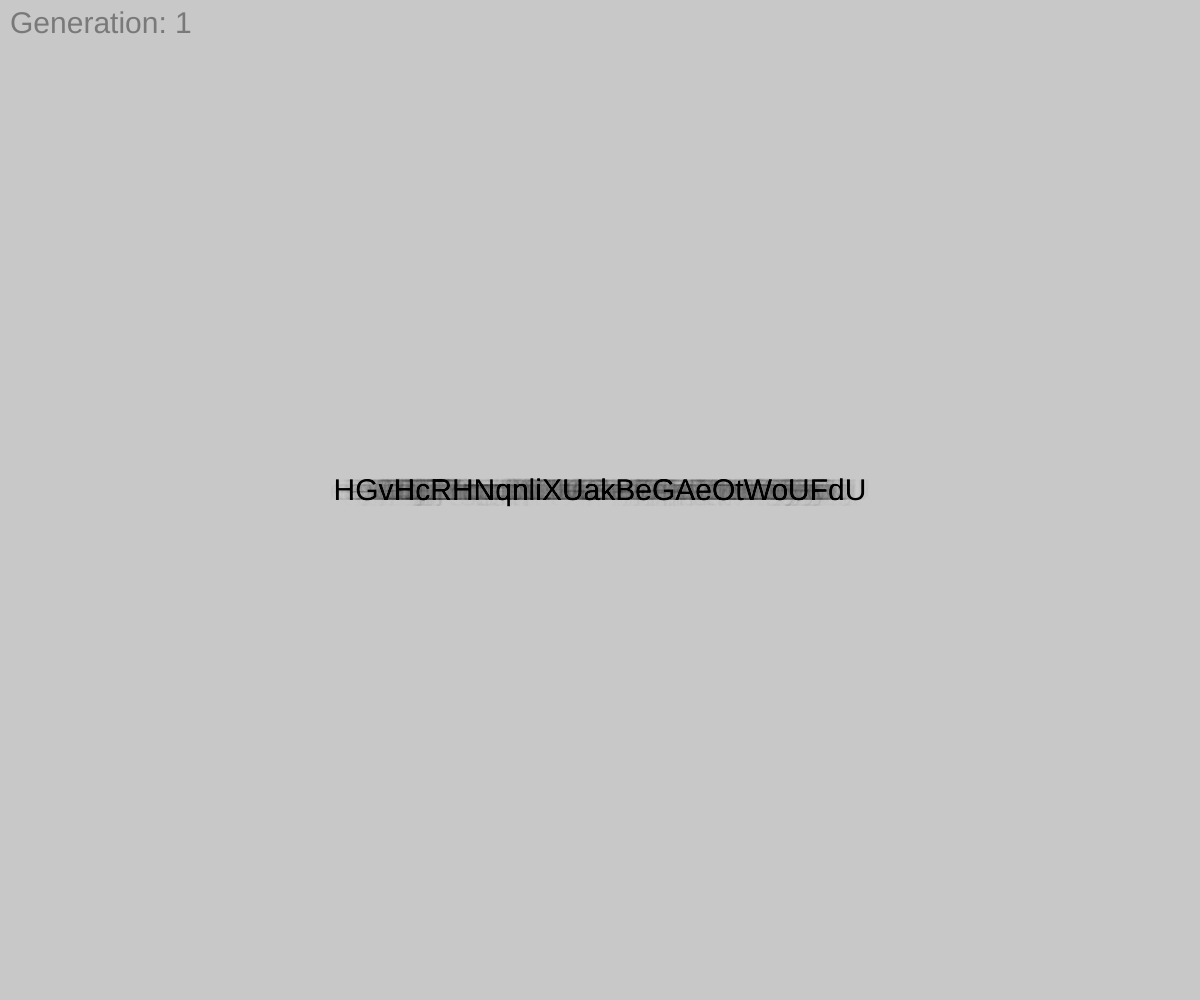
Frame 1 (no input)
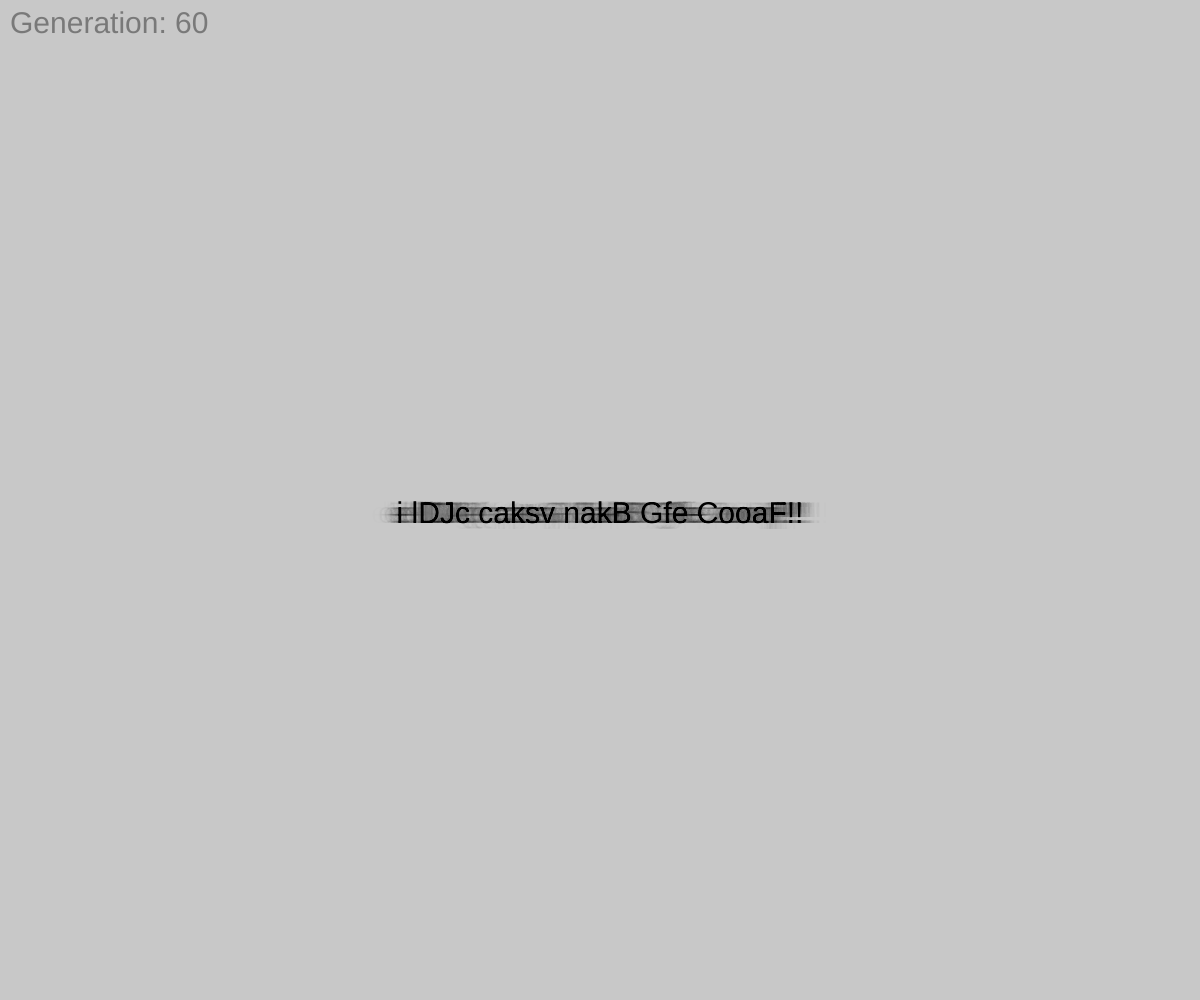
Frame 60 (no input)
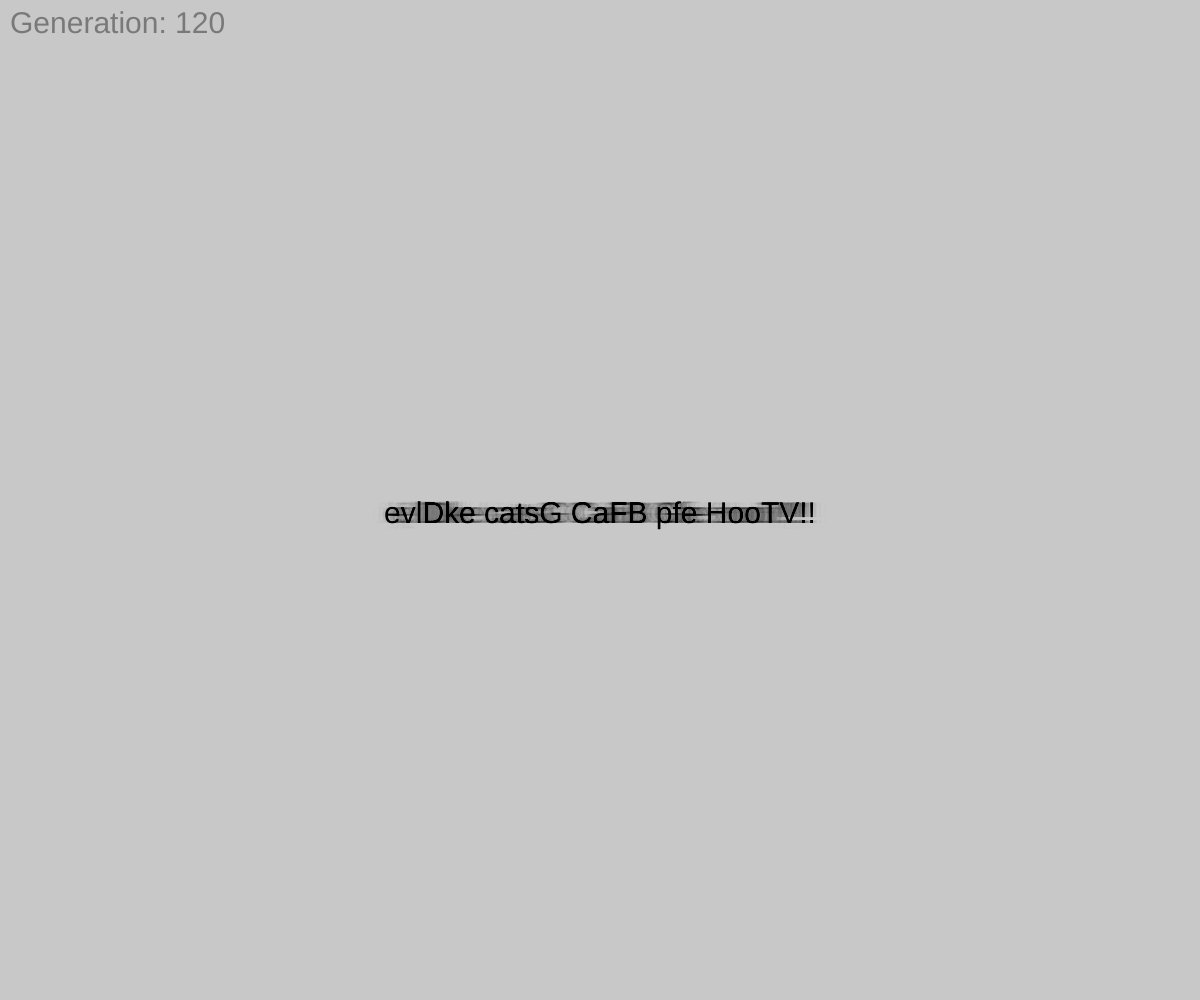
Frame 120 (the mouse pressed at the canvas centre since frame 60)

The p5.js sketch that drew these frames (run headless with seeded random() and noise() and a simulated clock; from frame 60 on, the mouse is pressed at the canvas centre):

// p5.js sketch
// ── sketch.js
var population;
var targetString = "I like cats. Cats are cool!!!";
var possibleCharacters = "ABCDEFGHIJKLMNOPQRSTUVWXYZabcdefghijklmnopqrstuvwxyz.! ";

function setup() {
    createCanvas(windowWidth, windowHeight);

    population = new Population();
    population.start();

    textSize(30);
}

function windowResized() {
    resizeCanvas(windowWidth, windowHeight);
}

String.prototype.replaceCharAt = function (index, char) {
    return this.substr(0, index) + char + this.substr(index + 1);
}

function draw() {
    population.update();

    if (population.getIsDone()) {
        population.mutationProbability = 0.001;
        population.isDone = true;
    }

    background(200);
    population.draw();
}
// ── Organism.js
function Organism() {
    this.string = "";
    this.fitness = 0;
    this.collectedFitness = 0;

    this.calculateFitness = function () {
        var numberOfCorrectCharacters = 0;
        for (var a = 0; a < targetString.length; a++) {
            if (this.string.charAt(a) === targetString.charAt(a)) {
                numberOfCorrectCharacters += 1;
            }
        }

        this.fitness = pow(numberOfCorrectCharacters / targetString.length, 4);
    }
}
// ── Population.js
function Population() {
    this.organisms = [];
    this.size = 200;
    this.mutationProbability = 0.01;
    this.bestFitnessHistory = [];
    this.bestOrganismIndex = 0;
    this.generation = 0;
    this.isDone = false;

    this.getRandomChar = function () {
        return possibleCharacters.charAt(floor(random(possibleCharacters.length)));
    }
    this.start = function () {
        this.organisms.length = 0;
        for (var a = 0; a < this.size; a++) {
            this.organisms.push(new Organism());
            for (var b = 0; b < targetString.length; b++) {
                this.organisms[a].string += this.getRandomChar();
            }
        }
    }
    this.getIsDone = function () {
        if (this.organisms[this.bestOrganismIndex].string === targetString)
            return true;
        return false;
    }
    this.update = function () {
        if (!this.isDone)
            this.generation++;

        // Calculate the fitnesses, the sum and previous sum for every organism
        var bestFitness = 0;
        var fitnessSum = 0;
        for (var a = 0; a < this.size; a++) {
            this.organisms[a].collectedFitness = fitnessSum;
            this.organisms[a].calculateFitness();
            if (this.organisms[a].fitness > bestFitness) {
                bestFitness = this.organisms[a].fitness;
                this.bestOrganismIndex = a;
            }
            fitnessSum += this.organisms[a].fitness;
        }

        for (var a = 0; a < this.size; a++) {
            // Choose parents
            var parentIndex_0 = undefined;
            var parentIndex_1 = undefined;
            while (parentIndex_1 == undefined) {
                var randomNumber = random(fitnessSum);
                for (var b = 0; b < this.size; b++) {
                    if (randomNumber >= this.organisms[b].collectedFitness &&
                        randomNumber < this.organisms[b].collectedFitness + this.organisms[b].fitness) {
                        if (parentIndex_0 == undefined) {
                            parentIndex_0 = b;
                        }
                        else if (parentIndex_0 !== b) {
                            parentIndex_1 = b;
                        }
                        break;
                    }
                }
            }

            // crossover, mutation
            this.organisms.push(new Organism());
            var child = this.organisms[this.organisms.length - 1];
            var midpoint = floor(random(targetString.length));
            for (var b = 0; b < targetString.length; b++) {
                var mutationNumber = random(1);
                if (mutationNumber <= this.mutationProbability) {
                    child.string += this.getRandomChar();
                }
                else {
                    if (b < midpoint)
                        child.string += this.organisms[parentIndex_0].string.charAt(b);
                    else
                        child.string += this.organisms[parentIndex_1].string.charAt(b);
                }
            }
        }
        // Kill previous population :^(
        this.organisms.splice(0, this.size);
    }
    this.draw = function () {
        textAlign(CENTER);
        for (var a = 0; a < this.size; a++) {
            if (a === this.bestOrganismIndex)
                fill(0, 0, 0, 255);
            else
                fill(0, 0, 0, 2);
            text(this.organisms[a].string, width / 2, height / 2);
        }
        textAlign(LEFT, TOP);
        fill(0, 0, 0, 100);
        text("Generation: " + this.generation.toString(), 10, 10);

    }
}
/*
function Population() {
    this.organisms = [];
    this.size = 200;
    this.mutationProbability = 0.01;
    this.bestOrganismIndex = 0;
    this.generation = 0;
    this.isDone = false;

    this.getRandomChar = function () {
        return possibleCharacters.charAt(floor(random(possibleCharacters.length)));
    }
    this.start = function () {
        this.organisms.length = 0;
        for (var a = 0; a < this.size; a++) {
            this.organisms.push(new Organism());
            for (var b = 0; b < targetString.length; b++) {
                this.organisms[a].string += this.getRandomChar();
            }
        }
    }
    this.getIsDone = function () {
        return (this.organisms[this.bestOrganismIndex].string === targetString);
    }
    this.update = function () {
        if (!this.isDone) this.generation++;

        // Calculate the fitnesses, the sum and previous sum for every organism
        var bestFitness = 0;
        var fitnessSum = 0;
        for (var a = 0; a < this.size; a++) {
            this.organisms[a].collectedFitness = fitnessSum;
            this.organisms[a].calculateFitness();
            if (this.organisms[a].fitness > bestFitness) {
                bestFitness = this.organisms[a].fitness;
                this.bestOrganismIndex = a;
            }
            fitnessSum += this.organisms[a].fitness;
        }

        // Make new generation
        for (var a = 0; a < this.size; a++) {
            // Choose parents
            var parentIndex_0;
            var parentIndex_1;
            while (parentIndex_1 === undefined) {
                var randomNumber = random(fitnessSum);
                for (var b = 0; b < this.size; b++) {
                    if (randomNumber >= this.organisms[b].collectedFitness &&
                        randomNumber < this.organisms[b].collectedFitness + this.organisms[b].fitness) {
                        if (parentIndex_0 === undefined) {
                            parentIndex_0 = b;
                        }
                        else if (parentIndex_0 !== b) {
                            parentIndex_1 = b;
                        }
                        break;
                    }
                }
            }

            // crossover, mutation
            this.organisms.push(new Organism());
            var child = this.organisms[this.organisms.length - 1];
            var midpoint = floor(random(targetString.length));
            for (var b = 0; b < targetString.length; b++) {
                var mutationNumber = random(1);
                if (mutationNumber <= this.mutationProbability) {
                    child.string += this.getRandomChar();
                }
                else {
                    if (b < midpoint) {
                        child.string += this.organisms[parentIndex_0].string.charAt(b);
                    }
                    else {
                        child.string += this.organisms[parentIndex_1].string.charAt(b);
                    }
                }
            }
        }
        // Kill previous population :^(
        this.organisms.splice(0, this.size);
    }
    this.draw = function () {
        textAlign(CENTER);
        for (var a = 0; a < this.size; a++) {
            if (a === this.bestOrganismIndex) {
                fill(0, 0, 0, 255);
            }
            else {
                fill(0, 0, 0, 2);
            }
            text(this.organisms[a].string, width / 2, height / 2);
        }
        textAlign(LEFT, TOP);
        fill(0, 0, 0, 100);
        text("Generation: " + this.generation.toString(), 10, 10);
    }
}
*/
